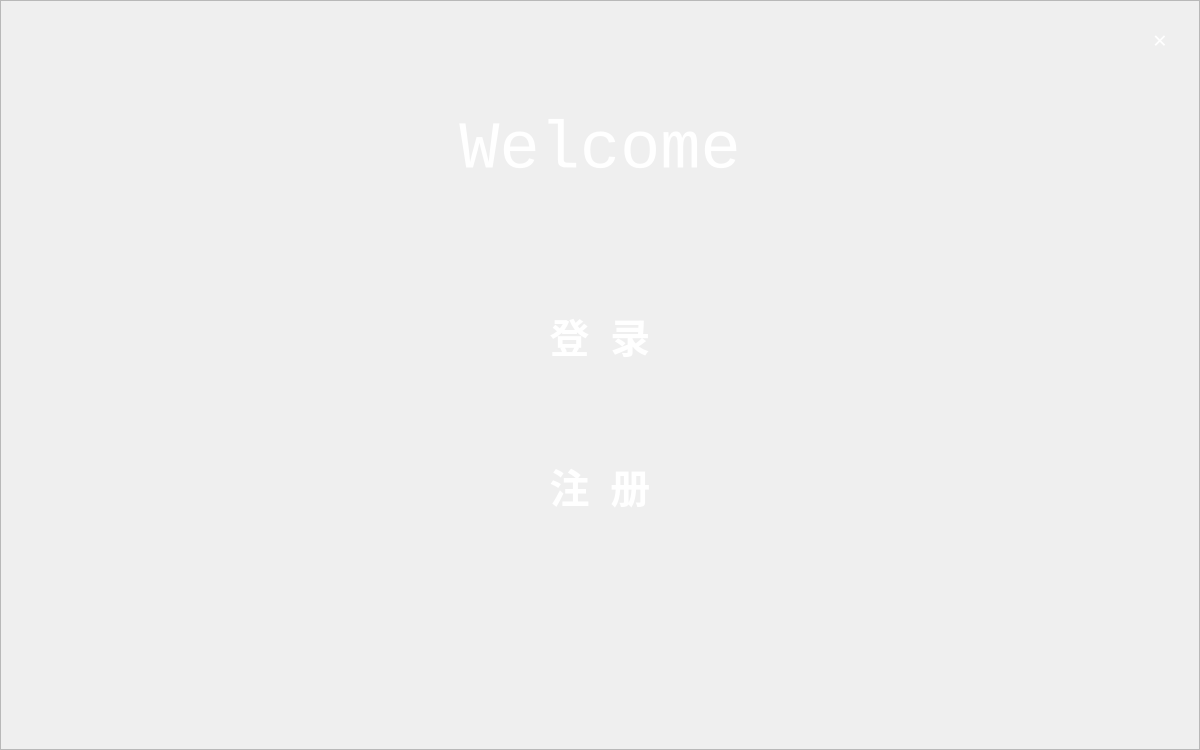
<?xml version="1.0" encoding="UTF-8"?>
<ui version="4.0">
 <class>Widget</class>
 <widget class="QWidget" name="Widget">
  <property name="geometry">
   <rect>
    <x>0</x>
    <y>0</y>
    <width>1200</width>
    <height>750</height>
   </rect>
  </property>
  <property name="windowTitle">
   <string>Widget</string>
  </property>
  <property name="windowOpacity">
   <double>1.000000000000000</double>
  </property>
  <widget class="QFrame" name="frame">
   <property name="geometry">
    <rect>
     <x>0</x>
     <y>0</y>
     <width>1200</width>
     <height>750</height>
    </rect>
   </property>
   <property name="styleSheet">
    <string notr="true">background-image: url(:/image/29507-106.jpg);</string>
   </property>
   <property name="frameShape">
    <enum>QFrame::StyledPanel</enum>
   </property>
   <property name="frameShadow">
    <enum>QFrame::Raised</enum>
   </property>
   <widget class="QLabel" name="label">
    <property name="geometry">
     <rect>
      <x>400</x>
      <y>100</y>
      <width>400</width>
      <height>100</height>
     </rect>
    </property>
    <property name="font">
     <font>
      <family>Consolas</family>
      <pointsize>50</pointsize>
     </font>
    </property>
    <property name="styleSheet">
     <string notr="true">color: rgb(255, 255, 255);
background:transparent;</string>
    </property>
    <property name="text">
     <string>Welcome</string>
    </property>
    <property name="alignment">
     <set>Qt::AlignCenter</set>
    </property>
   </widget>
   <widget class="QPushButton" name="pushButton">
    <property name="geometry">
     <rect>
      <x>450</x>
      <y>290</y>
      <width>300</width>
      <height>90</height>
     </rect>
    </property>
    <property name="font">
     <font>
      <family>幼圆</family>
      <pointsize>30</pointsize>
      <weight>75</weight>
      <bold>true</bold>
     </font>
    </property>
    <property name="styleSheet">
     <string notr="true">color: rgb(255, 255, 255);
border-radius:10px;
</string>
    </property>
    <property name="text">
     <string>登  录</string>
    </property>
   </widget>
   <widget class="QPushButton" name="pushButton_2">
    <property name="geometry">
     <rect>
      <x>450</x>
      <y>440</y>
      <width>300</width>
      <height>90</height>
     </rect>
    </property>
    <property name="font">
     <font>
      <family>幼圆</family>
      <pointsize>30</pointsize>
      <weight>75</weight>
      <bold>true</bold>
     </font>
    </property>
    <property name="styleSheet">
     <string notr="true">color: rgb(255, 255, 255);
border-radius:10px;</string>
    </property>
    <property name="text">
     <string>注  册</string>
    </property>
   </widget>
   <widget class="QPushButton" name="pushButton_3">
    <property name="geometry">
     <rect>
      <x>1140</x>
      <y>20</y>
      <width>40</width>
      <height>40</height>
     </rect>
    </property>
    <property name="font">
     <font>
      <family>幼圆</family>
      <pointsize>18</pointsize>
     </font>
    </property>
    <property name="styleSheet">
     <string notr="true">color: rgb(255, 255, 255);
border-radius:10px;
</string>
    </property>
    <property name="text">
     <string>×</string>
    </property>
   </widget>
  </widget>
 </widget>
 <layoutdefault spacing="6" margin="11"/>
 <resources/>
 <connections/>
</ui>
